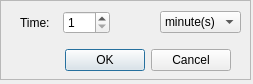
<?xml version="1.0" encoding="UTF-8"?>
<ui version="4.0">
 <class>Dialog</class>
 <widget class="QDialog" name="Dialog">
  <property name="geometry">
   <rect>
    <x>0</x>
    <y>0</y>
    <width>253</width>
    <height>84</height>
   </rect>
  </property>
  <property name="windowTitle">
   <string>Average time</string>
  </property>
  <widget class="QFrame" name="frame">
   <property name="geometry">
    <rect>
     <x>0</x>
     <y>0</y>
     <width>251</width>
     <height>80</height>
    </rect>
   </property>
   <property name="toolTip">
    <string>Asignar tiempo para el cual capturar y mostrar el ptomedio durante este periodo de tiempo.</string>
   </property>
   <property name="frameShape">
    <enum>QFrame::StyledPanel</enum>
   </property>
   <property name="frameShadow">
    <enum>QFrame::Raised</enum>
   </property>
   <widget class="QDialogButtonBox" name="ui_buttonBox">
    <property name="geometry">
     <rect>
      <x>10</x>
      <y>40</y>
      <width>221</width>
      <height>41</height>
     </rect>
    </property>
    <property name="orientation">
     <enum>Qt::Horizontal</enum>
    </property>
    <property name="standardButtons">
     <set>QDialogButtonBox::Cancel|QDialogButtonBox::Ok</set>
    </property>
   </widget>
   <widget class="QWidget" name="layoutWidget">
    <property name="geometry">
     <rect>
      <x>20</x>
      <y>10</y>
      <width>221</width>
      <height>25</height>
     </rect>
    </property>
    <layout class="QHBoxLayout" name="horizontalLayout">
     <item>
      <widget class="QLabel" name="label_2">
       <property name="text">
        <string>Time:  </string>
       </property>
       <property name="buddy">
        <cstring>ui_spinBox</cstring>
       </property>
      </widget>
     </item>
     <item>
      <widget class="QSpinBox" name="ui_spinBox">
       <property name="wrapping">
        <bool>false</bool>
       </property>
       <property name="minimum">
        <number>1</number>
       </property>
       <property name="maximum">
        <number>720</number>
       </property>
       <property name="value">
        <number>1</number>
       </property>
      </widget>
     </item>
     <item>
      <spacer name="horizontalSpacer">
       <property name="orientation">
        <enum>Qt::Horizontal</enum>
       </property>
       <property name="sizeHint" stdset="0">
        <size>
         <width>40</width>
         <height>20</height>
        </size>
       </property>
      </spacer>
     </item>
     <item>
      <widget class="QComboBox" name="ui_comboTiempo">
       <item>
        <property name="text">
         <string>minute(s)</string>
        </property>
       </item>
       <item>
        <property name="text">
         <string>hour(s)</string>
        </property>
       </item>
      </widget>
     </item>
    </layout>
   </widget>
  </widget>
 </widget>
 <resources/>
 <connections>
  <connection>
   <sender>ui_buttonBox</sender>
   <signal>accepted()</signal>
   <receiver>Dialog</receiver>
   <slot>accept()</slot>
   <hints>
    <hint type="sourcelabel">
     <x>248</x>
     <y>254</y>
    </hint>
    <hint type="destinationlabel">
     <x>157</x>
     <y>274</y>
    </hint>
   </hints>
  </connection>
  <connection>
   <sender>ui_buttonBox</sender>
   <signal>rejected()</signal>
   <receiver>Dialog</receiver>
   <slot>reject()</slot>
   <hints>
    <hint type="sourcelabel">
     <x>316</x>
     <y>260</y>
    </hint>
    <hint type="destinationlabel">
     <x>286</x>
     <y>274</y>
    </hint>
   </hints>
  </connection>
 </connections>
</ui>
